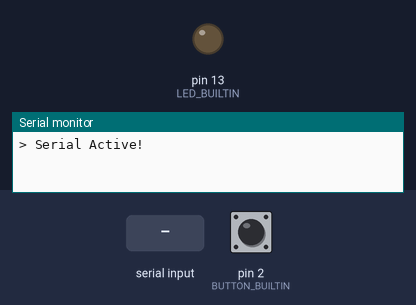
A program run on a simulated Arduino Uno, built with avr-gcc and run on an emulated ATmega328P. On the bench: output pins drawn as LEDs (lit = HIGH), the last lines printed to the serial monitor. Dashed ring = blinking. The test bench sets the inputs (shaded band); at power-on: pin 2 (BUTTON_BUILTIN) LOW.

Above: at 1.2 s.
1.3 s: "blink" received over Serial
At 2.7 s:
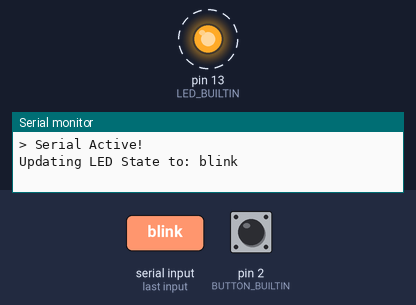
4.3 s: pin 2 (BUTTON_BUILTIN) pulled HIGH for 0.15 s
At 4.7 s:
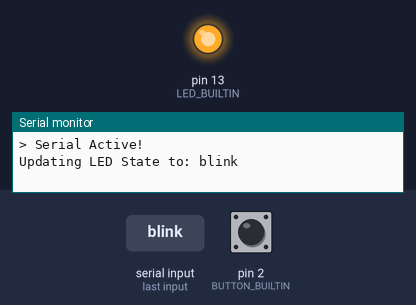
5.9 s: pin 2 (BUTTON_BUILTIN) pulled HIGH for 1 s
At 7.3 s:
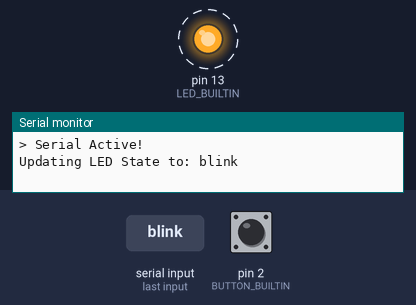
9.9 s: "on" received over Serial
At 11.6 s:
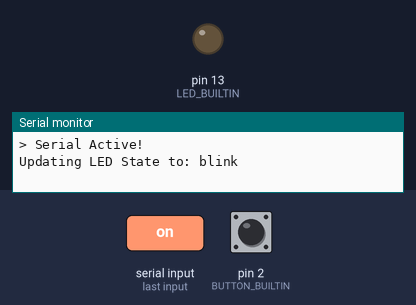
12.9 s: pin 2 (BUTTON_BUILTIN) pulled HIGH for 3.2 s
At 15.2 s:
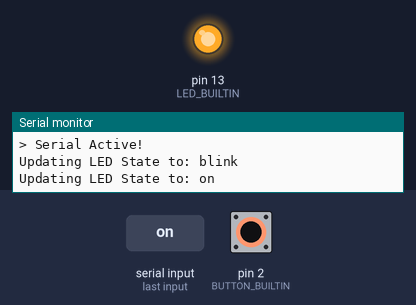
Timing chart, 0 to 16.9 s (numbered marks = the images above; inputs shaded):
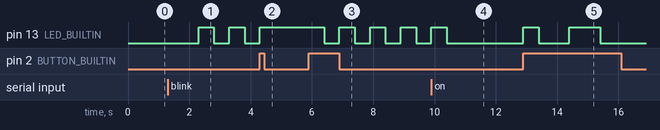

The program:

main.cpp
```cpp
#include "Arduino.h"

#define BUTTON_BUILTIN 2
#define LED_BUILTIN 13

String text;

int DELAY = 500;

enum LEDState {
    ON,
    OFF,
    BLINK,
};

LEDState ledState;
LEDState _currentLEDState;

LEDState nextLEDState() {
  if (ledState == ON) return BLINK;
  if (ledState == BLINK) return OFF;
  if (ledState == OFF) return ON;

  return ON;
}

static const LEDState stringToLEDState(String state) {
  state.trim();
  state.toLowerCase();

  if (state == "on") return ON;
  if (state == "off") return OFF;
  if (state == "blink") return BLINK;

  return OFF;
}

void updateLED() {
  if (ledState == BLINK) {
    digitalWrite(LED_BUILTIN, HIGH);
    delay(DELAY);
    digitalWrite(LED_BUILTIN, LOW);
    delay(DELAY);
    return;
  }

  if (_currentLEDState == ledState) return;

  if (ledState == ON) {
    digitalWrite(LED_BUILTIN, HIGH);
    delay(DELAY);
    _currentLEDState = ON;
    return;
  }

  if (ledState == OFF) {
    digitalWrite(LED_BUILTIN, LOW);
    delay(DELAY);
    _currentLEDState = OFF;
  }
}

/// ----- Main Code --------

/// Setup.
void setup() {
  pinMode(BUTTON_BUILTIN, INPUT);
  pinMode(LED_BUILTIN, OUTPUT);

  Serial.begin(9600);

  Serial.println("> Serial Active!");

  ledState = OFF;
}

int buttonState;

void cycleLEDState() {
  ledState = nextLEDState();
}

void setState() {
  text.trim();
  Serial.println("Updating LED State to: " + text);

  if (text == "cycle") return cycleLEDState();

  if (text == "slow") {
    DELAY = 1000;
    return;
  }

  if (text == "fast") {
    DELAY = 80;
    return;
  }

  if (text == "normal") {
    DELAY = 500;
    return;
  }

  ledState = stringToLEDState(text);
}

void loop() {
  buttonState = digitalRead(BUTTON_BUILTIN);

  if (buttonState == HIGH) cycleLEDState();

  if (Serial.available() > 0) {
    text = Serial.readString();
    setState();
  }

  updateLED();
}
```

Measured:
- after the input at 1.3 s, pin 13 (LED_BUILTIN): alternates HIGH for 0.50 s and LOW for 0.50 s, starting after 1.0 s
- after the input at 4.3 s, pin 13 (LED_BUILTIN): goes on until 4.3 s, then stays HIGH
- after the input at 5.9 s, pin 13 (LED_BUILTIN): alternates HIGH for 0.50 s and LOW for 0.50 s, starting after 0.50 s
- after the input at 9.9 s, pin 13 (LED_BUILTIN): goes on until 10.4 s, then stays LOW
- after the input at 12.9 s, pin 13 (LED_BUILTIN): LOW → HIGH at once, → LOW 0.50 s later, → HIGH 1.0 s later, → LOW 1.0 s later
